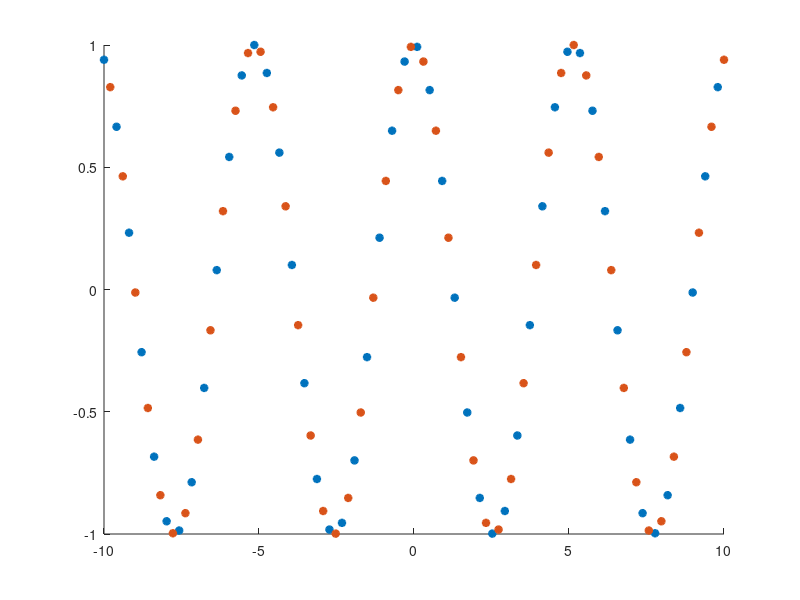

Write the MATLAB code that produced this figure.
x = linspace(-10,10,100);
y = cos(pi*x/18*7);

index1 = 1:2:length(x);
index2 = 2:2:length(x);

figure;
hold on;
plot(x(index1),y(index1),'*','LineWidth',2);
plot(x(index2),y(index2),'*','LineWidth',2);

QQ1 = [x(index1)',y(index1)'];
QQ2 = [x(index2)',y(index2)'];

[~,order] = sort(QQ1(:,1),'ascend');
QQ1 = QQ1(order,:);

[~,order] = sort(QQ2(:,1),'ascend');
QQ2 = QQ2(order,:);